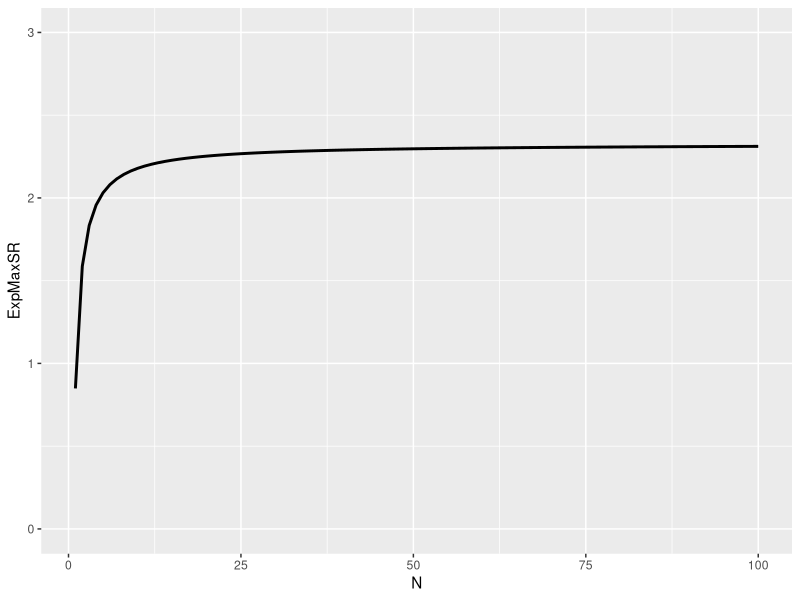
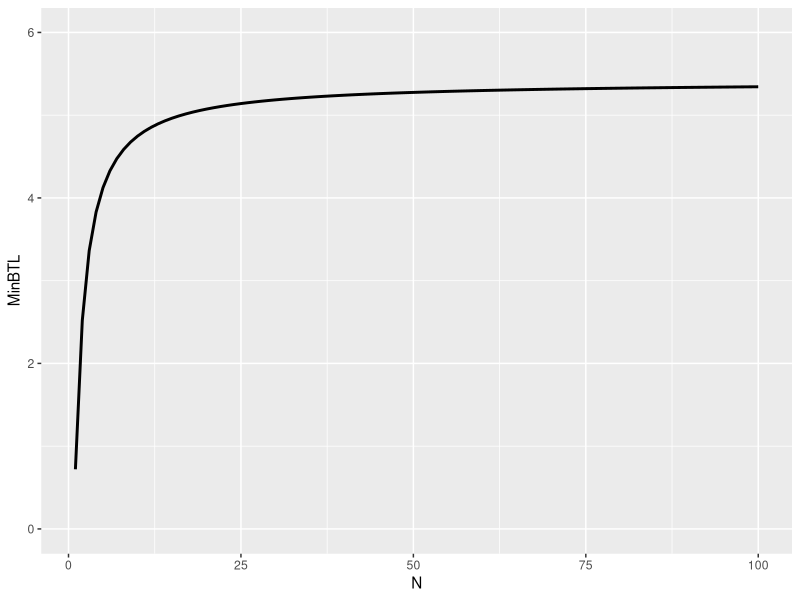

These figures' R source, in order:
## ---- chunk 1
library(ggplot2)
ExMaxSR = function(N){
  gamma_ct = -digamma(1)
  Z = qnorm(0.99)
  return((1-gamma_ct)*Z*(1-1/N) + gamma_ct*Z*(1-1/N*exp(1)^{-1}))
}
N = list(1:100)
result = purrr::map(N,ExMaxSR)
ggplot2::ggplot(data.frame(ExpMaxSR = unlist(result),N = unlist(N)),aes(x=N,y=ExpMaxSR)) +
  geom_line(size=1) + ylim(0,3)
## ---- chunk 2
MinBTL <- function(N,MaxSR){
  return((ExMaxSR(N)/MaxSR)^2)
}
N = list(1:100)
result = purrr::map2(N,1,MinBTL)
ggplot2::ggplot(data.frame(MinBTL = unlist(result),N = unlist(N)),aes(x=N,y=MinBTL)) +
  geom_line(size=1) + ylim(0,6)

simSR <- function(T1){
    r = rnorm(T1)
    return(mean(r)/sd(r))
}
## ---- chunk 3
#SR <- NULL
#for (i in rep(12,100)){
#  s <- sim(i)
# SR <- c(SR,s)
#}
#purrr::accumulate(SR,max)
